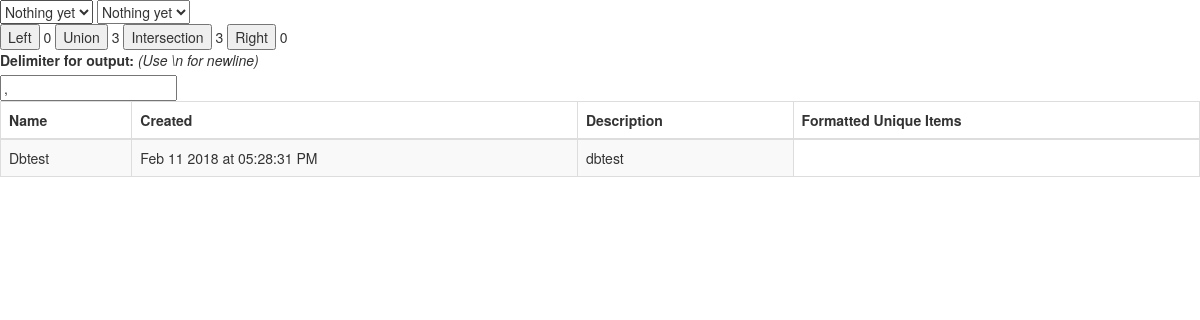
The page /index on the database as committed earlier.
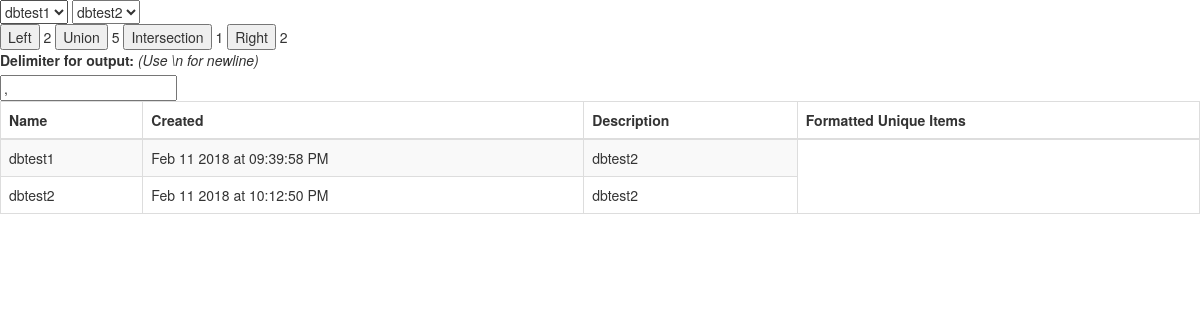
The same page on the database as committed later.
### app/models.py (models this page shows, shortened)
class Risuto(db.Model):
    id = db.Column(db.Integer, primary_key=True)
    name = db.Column(db.String(80), index=True)
    description = db.Column(db.String(280))
    created = db.Column(db.DateTime, default=datetime.utcnow)
    separators = db.relationship('Separator', backref='risuto', lazy='dynamic')
    items = db.relationship('Item', backref='risuto', lazy='dynamic')

### app/routes.py (the view)
@app.route('/', methods=['GET', 'POST'])
@app.route('/index', methods=['GET', 'POST'])
def index():
    risutos = Risuto.query.all()
    form = ComparisonForm()
    output = None
    choices = get_choices(risutos)
    form.dropdown1.choices = choices
    form.dropdown2.choices = choices[1:] + [choices[0]]
    delimiter = get_delimiter(form.validate_on_submit(),form.delimiter.data)
    if len(risutos) > 0:
        a, b = get_sets_for_operation(form.validate_on_submit(), risutos,
                                      form.dropdown1.data, form.dropdown2.data)
        for setop in ('left', 'union', 'inters', 'right'):
            res = set_operation(a, b, setop)
            setattr(form, setop + 'cnt', len(res))
            if form.validate_on_submit() and getattr(form, setop).data:
                output = res
    else:
        if form.validate_on_submit():
            output = 'Enter a list for comparison'
    return render_template('index.html',
                            risutos=risutos,
                            output=output,
                            delimitfunc=lambda x: delimiter.join(x),
                            form=form)

### app/forms.py
class ComparisonForm(FlaskForm):
    dropdown1 = SelectField('Left List')
    dropdown2 = SelectField('Right List')
    left = SubmitField('Left')
    leftcnt = 0
    union = SubmitField('Union')
    unioncnt = 0
    inters = SubmitField('Intersection')
    interscnt = 0
    right = SubmitField('Right')
    rightcnt = 0
    delimiter = StringField('Delimiter for output: ',default=',')

### app/routes.py (called while the page is built)
def set_operation(a, b, setop):
    if setop == 'left':
        return set(a) - set(b)
    elif setop == 'union':
        return set(a) | set(b)
    elif setop == 'inters':
        return set(a) & set(b)
    elif setop == 'right':
        return set(b) - set(a)

def get_choices(risutos):
    if len(risutos) > 1:
        return [(r.name, r.name) for r in risutos]
    else:
        return [(None, 'Nothing yet')]

def get_delimiter(submitted_yn,submission):
    if submitted_yn:
        return bytes(submission, "utf-8").decode("unicode_escape")
    else:
        return ','

def get_sets_for_operation(submitted_yn, risutos,
                           submitted_name1, submitted_name2):
    risuto_items = lambda x: [i.item for i in Item.query.filter_by(risuto=x).all()]
    if submitted_yn:
        a = risuto_items(Risuto.query.filter_by(nacme=submited_name1))
        b = risuto_items(Risuto.query.filter_by(name=submitted_name2))
    elif len(risutos) == 1:
        a = risuto_items(risutos[0])
        b = risuto_items(risutos[0])
    elif len(risutos) > 1:
        a = risuto_items(risutos[0])
        b = risuto_items(risutos[1])
    return (a, b)

### app/templates/index.html (shortened to what this page needs)
<!doctype html>
<link rel=stylesheet type=text/css href="https://maxcdn.bootstrapcdn.com/bootstrap/3.3.7/css/bootstrap.min.css">
<link rel=stylesheet type=text/css href="https://cdn.datatables.net/1.10.16/css/dataTables.bootstrap.min.css">
<html>
    <head>
    </head>
    <form action="" method="post">
        {{ form.dropdown1() }}
        {{ form.dropdown2() }}
        <br>
        {{ form.left() }} {{ form.leftcnt }}
        {{ form.union() }} {{ form.unioncnt }}
        {{ form.inters() }} {{ form.interscnt }}
        {{ form.right() }} {{ form.rightcnt }}
        <br>
        {{ form.delimiter.label }} <i>(Use \n for newline)</i>
        <br>
        {{ form.delimiter() }}
    </form>
    <br<
    <body>
        <table id="table" class="table table-striped table-bordered" cellspacing="0" width="100%">
            <thead>
                <tr>
                    <th>Name</th>
                    <th>Created</th>
                    <th>Description</th>
                    <th>Formatted Unique Items</th>
                </tr>
            </thead>
            <tbody>
                {% for risuto in risutos %}
                <tr>
                    <td>{{ risuto.name }}</td>
                    <td>{{ risuto.created.strftime('%b %d %Y at %I:%M:%S %p') }} </td>
                    <td>{{ risuto.description }}</td>
                </tr>
                {% endfor %}
            </tbody>
        </table>
    </body>
</html>

Rows that differ between the two databases and show on the page:
changed Risuto: name "Dbtest" → "dbtest1"; created "Feb 11 2018 at 05:28:31 PM" → "Feb 11 2018 at 09:39:58 PM"; description "dbtest" → "dbtest2"
added Risuto: name "dbtest2", created "Feb 11 2018 at 10:12:50 PM", description "dbtest2"
Other text that changed with them:
form field dropdown1: "Nothing yet" → "dbtest1"
form field dropdown2: "Nothing yet" → "dbtest2"
text no longer shown: "0 3 3 0"
text now shown: "2 5 1 2"
